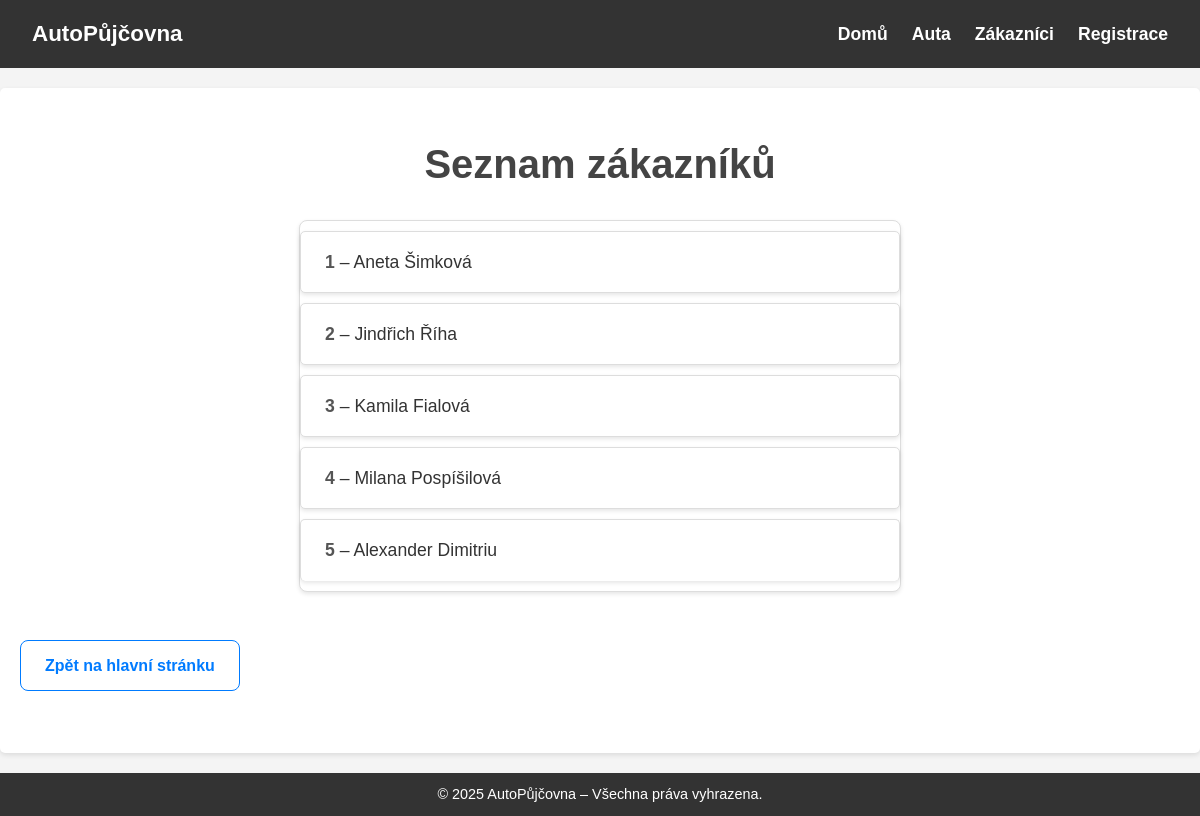
Page /zakaznici/ on the earlier database version.
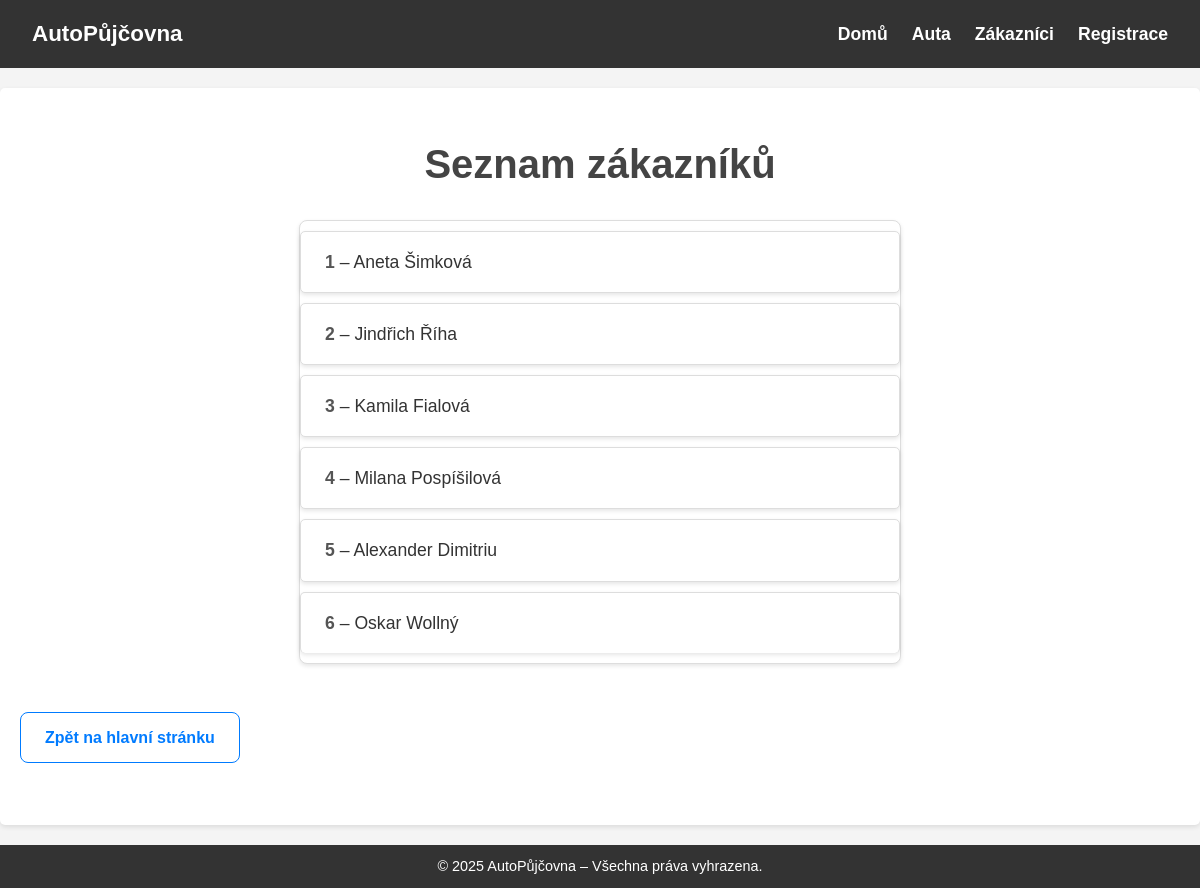
Same page on the later database version.
### auta/models.py (models this page shows, shortened)
class Zakaznik(models.Model):
    jmeno = models.CharField(max_length=100)
    prijmeni = models.CharField(max_length=100)

### auta/views.py (the view)
# urls.py: path('zakaznici/', views.zakaznici, name='zakaznici'),
def zakaznici(request):
    zakaznici = Zakaznik.objects.all()
    return render(request, 'zakaznici.html', {'zakaznici': zakaznici})

### auta/templates/zakaznici.html (shortened to what this page needs)
{% extends "base.html" %}
{% load static %}
{% block content %}
  <h1 class="zakaznici-page-title">Seznam zákazníků</h1>
  <ul class="zakaznici-customer-list">
    {% for zakaznik in zakaznici %}
      <li class="zakaznici-customer-item">
        <strong class="zakaznici-customer-id">{{ zakaznik.id }}</strong>
        – <span class="zakaznici-customer-name">{{ zakaznik.jmeno }} {{ zakaznik.prijmeni }}</span>
      </li>
    {% empty %}
      <li class="zakaznici-no-customers">Žádní zákazníci k zobrazení.</li>
    {% endfor %}
  </ul>
  <p><a class="zakaznici-button" href="{% url 'index' %}">Zpět na hlavní stránku</a></p>
{% endblock %}

### auta/templates/base.html (shortened to what this page needs)
{% load static %}
<!DOCTYPE html>
<html lang="cs">
<head>
    <link rel="stylesheet" href="{% static 'css/style.css' %}">
    <link rel="stylesheet" href="{% static 'css/styleregister.css' %}">
    <link rel="stylesheet" href="{% static 'css/styleauta.css' %}">
    <link rel="stylesheet" href="{% static 'css/stylezakaznici.css' %}">
    <link rel="stylesheet" href="{% static 'css/stylebase.css' %}">
</head>
<body>
<header>
    <nav class="navbar">
      <div class="navbar-logo">AutoPůjčovna</div>
      <ul class="navbar-links" id="navbar-links">
        <li><a href="{% url 'index' %}">Domů</a></li>
        <li><a href="{% url 'auta' %}">Auta</a></li>
        <li><a href="{% url 'zakaznici' %}">Zákazníci</a></li>
        <li><a href="{% url 'register' %}">Registrace</a></li>
      </ul>
    </nav>
</header>
<main class="main-content">
    {% block content %}{% endblock %}
</main>
<footer class="footer">
    <p>&copy; 2025 AutoPůjčovna – Všechna práva vyhrazena.</p>
</footer>
</body>
</html>

### auta/static/css/style.css (style rules this page uses)
body { font-family: 'Arial', sans-serif; margin: 0; padding: 0; background-color: #f8f9fa; color: #212529; line-height: 1.6; overflow-x: hidden; }
h1, h2 { color: #343a40; margin-bottom: 15px; }
a { color: #007bff; text-decoration: none; }

### auta/static/css/styleregister.css (style rules this page uses)
body { font-family: Arial, sans-serif; line-height: 1.6; margin: 0; padding: 0; background-color: #f9f9f9; color: #333; }

### auta/static/css/styleauta.css (style rules this page uses)
body { font-family: Arial, sans-serif; line-height: 1.6; margin: 0; padding: 0; background-color: #f4f4f9; color: #333; }
.zakaznici-page-title { text-align: center; color: #444; margin-top: 20px; }
.zakaznici-customer-list { list-style-type: none; padding: 0; max-width: 600px; margin: 20px auto; }
.zakaznici-customer-item { background: #fff; margin: 10px 0; padding: 10px; border: 1px solid #ddd; border-radius: 5px; box-shadow: 0 2px 4px rgba(0, 0, 0, 0.1); }
.zakaznici-customer-id { font-weight: bold; color: #007BFF; }
.zakaznici-customer-name { color: #333; }
.zakaznici-button { display: block; text-align: center; margin: 20px auto; text-decoration: none; color: #007BFF; font-weight: bold; }

### auta/static/css/stylezakaznici.css (style rules this page uses)
body { font-family: Arial, sans-serif; line-height: 1.6; margin: 0; padding: 0; background-color: #f9f9f9; color: #333; font-size: clamp(0.95rem, 2vw, 1.1rem); }
.zakaznici-page-title { text-align: center; color: #444; margin: 1.5rem 0; font-size: clamp(1.5rem, 4vw, 2.5rem); }
.zakaznici-customer-list { list-style-type: none; padding: 0; width: 90%; max-width: 600px; margin: 1.5rem auto; background: #fff; border: 1px solid #ddd; border-radius: 0.5rem; box-shadow: 0 2px 4px rgba(0, 0, 0, 0.1); }
.zakaznici-customer-item { padding: 1rem 1.5rem; border-bottom: 1px solid #ddd; }
.zakaznici-customer-item:last-child { border-bottom: none; }
.zakaznici-customer-id { font-weight: bold; color: #555; }
.zakaznici-customer-name { color: #333; }
.zakaznici-button { display: inline-block; text-align: center; margin: 1.5rem auto; padding: 0.75rem 1.5rem; text-decoration: none; color: #007BFF; font-weight: bold; border: 1px solid #007BFF; border-radius: 0.5rem; transition: background-color 0.3s, color 0.3s; font-size: clamp(0.85rem, 2vw, 1rem); }

### auta/static/css/stylebase.css (style rules this page uses)
body { font-family: Arial, sans-serif; margin: 0; padding: 0; background-color: #f4f4f4; color: #333; line-height: 1.6; overflow-x: hidden; }
.navbar { display: flex; justify-content: space-between; align-items: center; background-color: #333; color: #fff; padding: 1rem 2rem; position: sticky; top: 0; z-index: 1000; }
.navbar-logo { font-weight: bold; font-size: 1.4rem; color: #fff; }
.navbar-links { list-style: none; margin: 0; padding: 0; display: flex; gap: 1.5rem; }
.navbar-links li a { color: #fff; text-decoration: none; font-weight: bold; transition: color 0.3s ease; }
.main-content { max-width: 1200px; margin: 20px auto; padding: 20px; background: #fff; box-shadow: 0 2px 5px rgba(0, 0, 0, 0.1); border-radius: 5px; }
.footer { background-color: #333; color: #fff; text-align: center; padding: 10px 0; margin-top: 20px; }
.footer p { margin: 0; font-size: 0.9rem; }

Differences in the rows shown:
added Zakaznik: id "6", jmeno "Oskar", prijmeni "Wollný"
